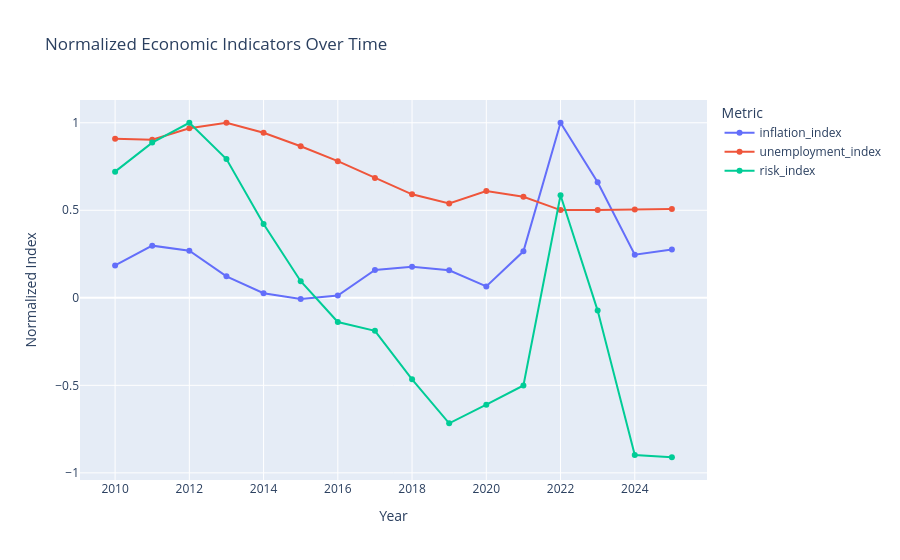

The notebook cell this image was saved under:
### Code cell
# NORMALIZED TREND VISUALIZATION

normalized = yearly_avg.copy()

normalized["inflation_index"] = (
    normalized["avg_inflation"]
    / normalized["avg_inflation"].max()
)

normalized["unemployment_index"] = (
    normalized["avg_unemployment"]
    / normalized["avg_unemployment"].max()
)

normalized["risk_index"] = (
    normalized["avg_risk_score"]
    / normalized["avg_risk_score"].max()
)

fig = px.line(
    normalized,
    x="year",
    y=[
        "inflation_index",
        "unemployment_index",
        "risk_index"
    ],
    markers=True,
    title="Normalized Economic Indicators Over Time"
)

fig.update_layout(
    xaxis_title="Year",
    yaxis_title="Normalized Index",
    legend_title="Metric",
    height=550
)

fig.show()

### Figure 1 — Plotly figure (JSON) as saved in the notebook; plotly's stock layout.template omitted (floating-point values rounded to 4 significant figures)
{"data": [{"hovertemplate": "variable=inflation_index<br>year=%{x}<br>value=%{y}<extra></extra>", "legendgroup": "inflation_index", "line": {"color": "#636efa", "dash": "solid"}, "marker": {"symbol": "circle"}, "mode": "lines+markers", "name": "inflation_index", "orientation": "v", "showlegend": true, "type": "scatter", "x": [2010, 2011, 2012, 2013, 2014, 2015, 2016, 2017, 2018, 2019, 2020, 2021, 2022, 2023, 2024, 2025], "xaxis": "x", "y": [0.1848, 0.298, 0.269, 0.1225, 0.02639, -0.006201, 0.01283, 0.1594, 0.1776, 0.1574, 0.06515, 0.2654, 1, 0.6597, 0.2464, 0.2763], "yaxis": "y"}, {"hovertemplate": "variable=unemployment_index<br>year=%{x}<br>value=%{y}<extra></extra>", "legendgroup": "unemployment_index", "line": {"color": "#EF553B", "dash": "solid"}, "marker": {"symbol": "circle"}, "mode": "lines+markers", "name": "unemployment_index", "orientation": "v", "showlegend": true, "type": "scatter", "x": [2010, 2011, 2012, 2013, 2014, 2015, 2016, 2017, 2018, 2019, 2020, 2021, 2022, 2023, 2024, 2025], "xaxis": "x", "y": [0.9088, 0.9032, 0.9685, 1, 0.9425, 0.866, 0.7805, 0.6842, 0.5911, 0.5391, 0.6095, 0.5772, 0.501, 0.5015, 0.5049, 0.5071], "yaxis": "y"}, {"hovertemplate": "variable=risk_index<br>year=%{x}<br>value=%{y}<extra></extra>", "legendgroup": "risk_index", "line": {"color": "#00cc96", "dash": "solid"}, "marker": {"symbol": "circle"}, "mode": "lines+markers", "name": "risk_index", "orientation": "v", "showlegend": true, "type": "scatter", "x": [2010, 2011, 2012, 2013, 2014, 2015, 2016, 2017, 2018, 2019, 2020, 2021, 2022, 2023, 2024, 2025], "xaxis": "x", "y": [0.7207, 0.8866, 1, 0.7927, 0.422, 0.09501, -0.1382, -0.1888, -0.4655, -0.7172, -0.6104, -0.5007, 0.5858, -0.07301, -0.8983, -0.9108], "yaxis": "y"}], "layout": {"autosize": true, "legend": {"title": {"text": "Metric"}, "tracegroupgap": 0}, "title": {"text": "Normalized Economic Indicators Over Time"}, "xaxis": {"anchor": "y", "autorange": true, "domain": [0, 1], "range": [2009.0, 2026.0], "title": {"text": "Year"}, "type": "linear"}, "yaxis": {"anchor": "x", "autorange": true, "domain": [0, 1], "range": [-1.041, 1.131], "title": {"text": "Normalized Index"}, "type": "linear"}}}
